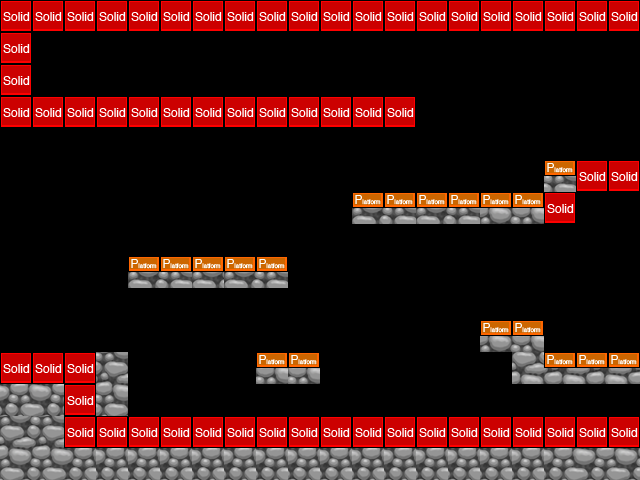

Below is a game level as drawn by its tile map, then a one-line description and the .tmx that defines it (tile-layer data replaced by summaries):
An orthogonal 20x15 tile map with 32x32 px tiles, 4 tile layers (Parallax_layer1, background, foregorund, collision), 2 tilesets and 8 objects (5x CoinEntity, mainPlayer, me.LevelEntity, EnemyEntity).

<map version="1.0" orientation="orthogonal" width="20" height="15" tilewidth="32" tileheight="32">
 <properties>
  <property name="background_color" value="#00BFFF" />
 </properties>
 <tileset firstgid="1" name="area01_level_tiles" tilewidth="32" tileheight="32">
  <image source="area01_tileset/area01_level_tiles.png" width="588" height="387" />
 </tileset>
 <tileset firstgid="217" name="metatiles32x32" tilewidth="32" tileheight="32">
  <image source="area01_tileset/metatiles32x32.png" width="160" height="32" />
  <tile id="0">
   <properties>
    <property name="type" value="solid" />
   </properties>
  </tile>
  <tile id="1">
   <properties>
    <property name="type" value="platform" />
   </properties>
  </tile>
  <tile id="2">
   <properties>
    <property name="type" value="lslope" />
   </properties>
  </tile>
  <tile id="4">
   <properties>
    <property name="type" value="ladder" />
   </properties>
  </tile>
 </tileset>
 <layer name="Parallax_layer1" width="20" height="15">
  <properties>
   <property name="imagesrc" value="area01_bkg0" />
  </properties>
  <data>[300 cells, 0 non-empty, 0 distinct tile ids]</data>
 </layer>
 <layer name="background" width="20" height="15">
  <properties>
   <property name="background_color" value="#00BFFF" />
  </properties>
  <data>[300 cells, 0 non-empty, 0 distinct tile ids]</data>
 </layer>
 <objectgroup name="Entities" width="20" height="15">
  <object name="mainPlayer" x="64" y="64" width="32" height="32">
   <properties>
    <property name="image" value="gripe_run_right" />
    <property name="spritewidth" value="32" />
   </properties>
  </object>
  <object name="CoinEntity" x="32" y="320" width="32" height="32">
   <properties>
    <property name="image" value="spinning_coin_gold" />
    <property name="spritewidth" value="32" />
   </properties>
  </object>
  <object name="CoinEntity" x="64" y="192" width="32" height="32">
   <properties>
    <property name="image" value="spinning_coin_gold" />
    <property name="spritewidth" value="32" />
   </properties>
  </object>
  <object name="CoinEntity" x="256" y="160" width="32" height="32">
   <properties>
    <property name="image" value="spinning_coin_gold" />
    <property name="spritewidth" value="32" />
   </properties>
  </object>
  <object name="CoinEntity" x="608" y="128" width="32" height="32">
   <properties>
    <property name="image" value="spinning_coin_gold" />
    <property name="spritewidth" value="32" />
   </properties>
  </object>
  <object name="CoinEntity" x="512" y="64" width="32" height="32">
   <properties>
    <property name="image" value="spinning_coin_gold" />
    <property name="spritewidth" value="32" />
   </properties>
  </object>
  <object name="me.LevelEntity" x="608" y="320" width="32" height="32">
   <properties>
    <property name="duration" value="250" />
    <property name="fade" value="#000000" />
    <property name="to" value="area02" />
   </properties>
  </object>
  <object name="EnemyEntity" x="320" y="384" width="160" height="32">
   <properties>
    <property name="image" value="wheelie_right" />
    <property name="spritewidth" value="32" />
   </properties>
  </object>
 </objectgroup>
 <objectgroup name="EnemyEntities" width="20" height="15" />
 <layer name="foregorund" width="20" height="15">
  <data>[300 cells, 105 non-empty, 29 distinct tile ids]</data>
 </layer>
 <layer name="collision" width="20" height="15">
  <data>[300 cells, 79 non-empty, 2 distinct tile ids]</data>
 </layer>
</map>
